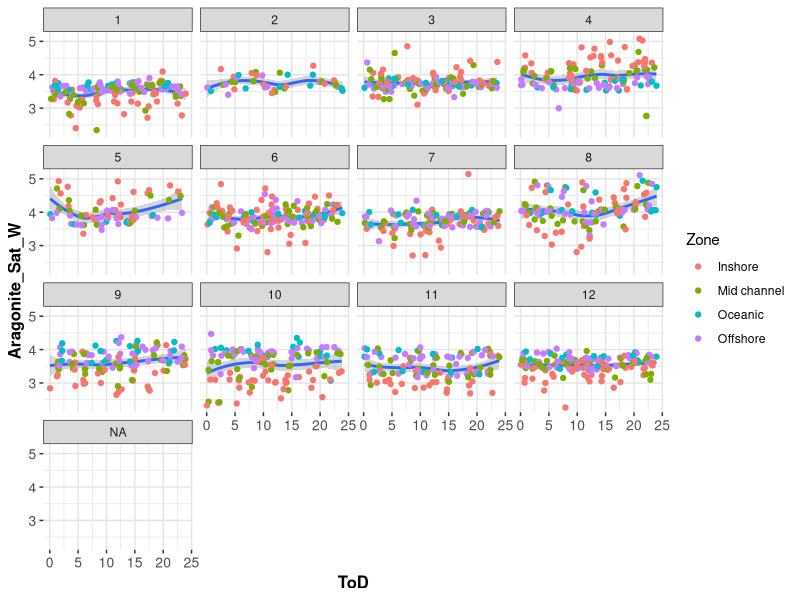
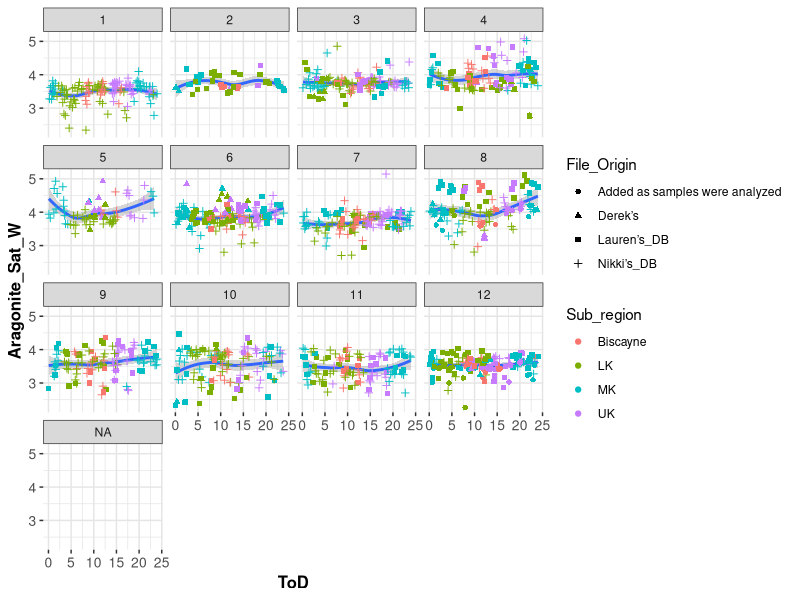
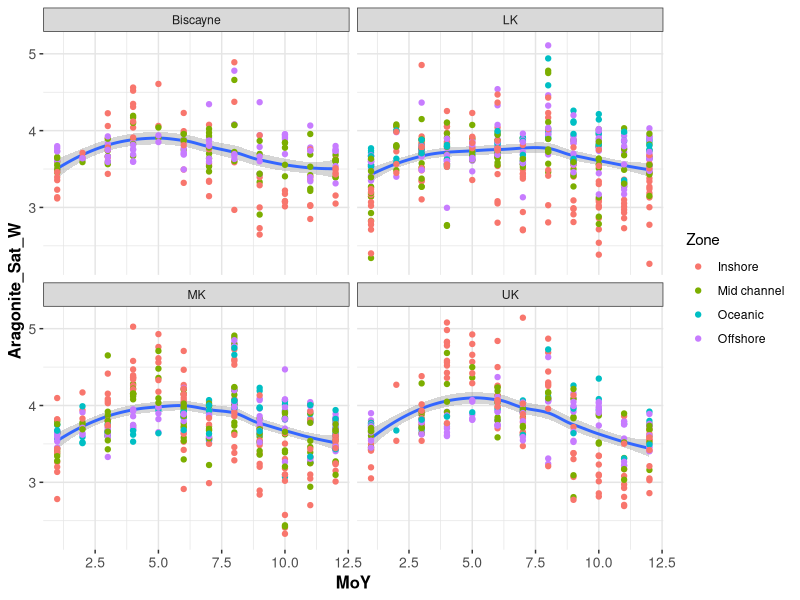
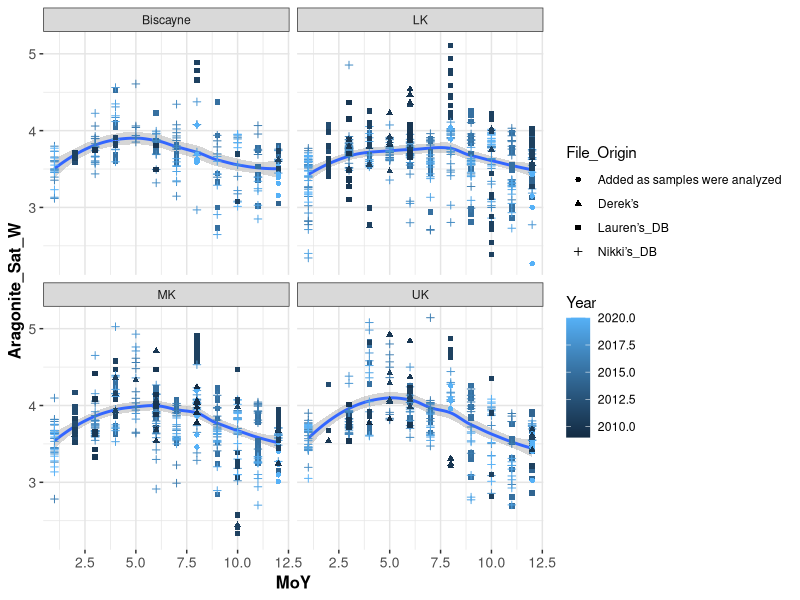
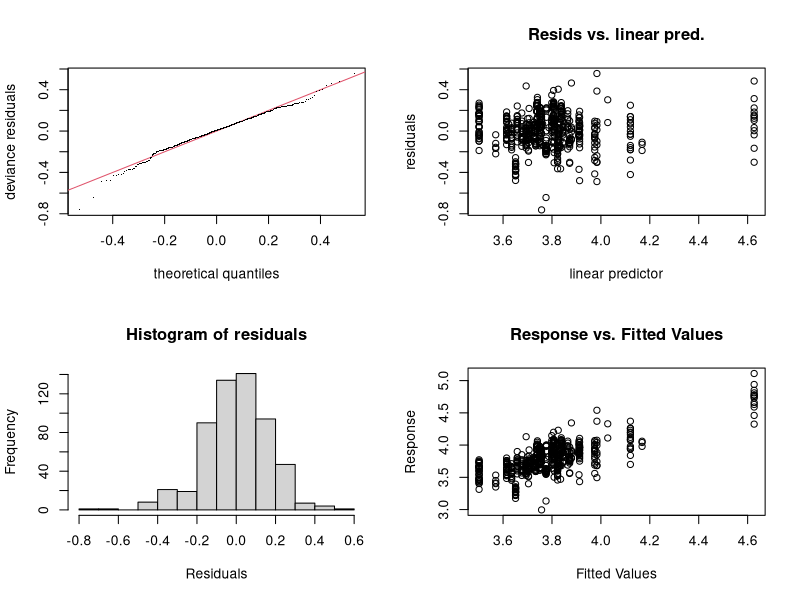
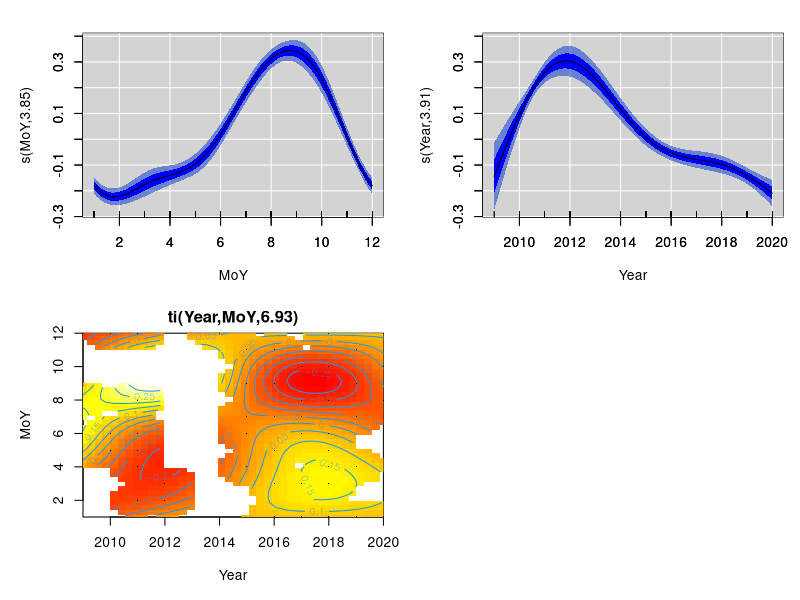
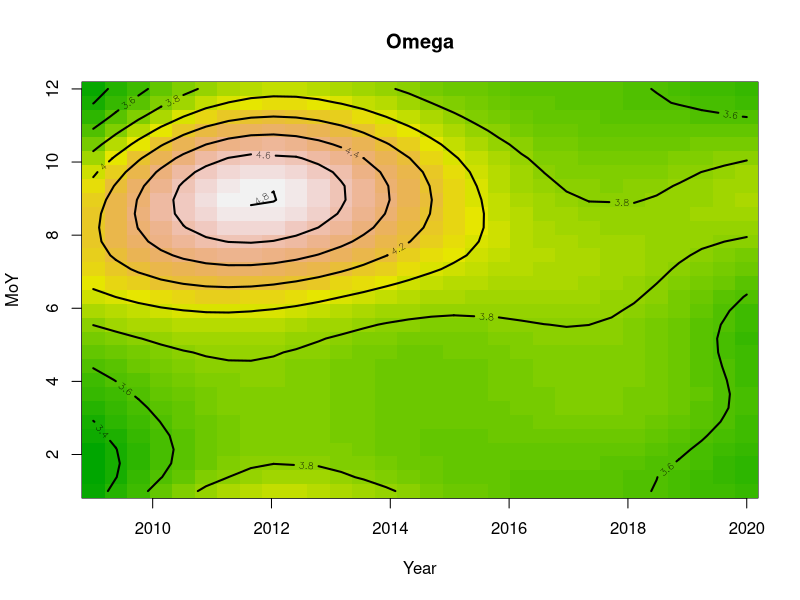
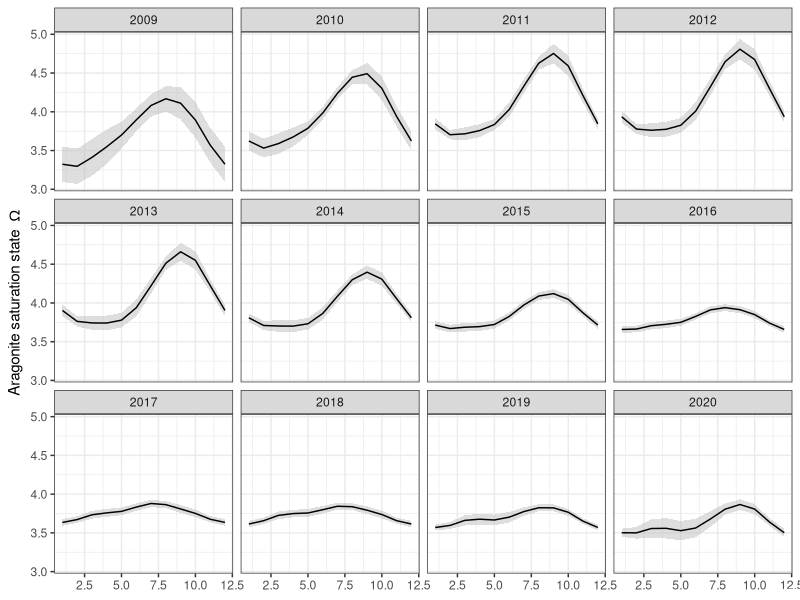

Reproduce these figures in R, in order. (Note: this script raises an error after producing the figures.)
## ---- chunk 1
  knitr::opts_chunk$set(warning = FALSE, 
                        message = FALSE,
                        #options(knitr.kable.NA = ''),
                        fig.align = "center")
## ---- chunk 2
library('mgcv')
library('ggplot2')
library('viridis')
theme_set(theme_bw())
library('gganimate')
library(plyr)
library(dplyr)
## ---- chunk 3
# 1. Get data
WS.data<-read.csv("WS.data.csv", header = T)

# Separate CalVal and Walton Smith data
summary(WS.data$Mission)
summary(WS.data$Extreme)

## ---- chunk 4
WS.data <- transform(WS.data,
                       datetime = as.POSIXct(paste(ESTDate, EST.Time),
                                             format = '%m/%d/%Y %I:%M:%S %p', tz = "EST"))
summary(WS.data$datetime)
WS.data <- transform(WS.data,
                       SiteID = factor(SiteID),
                       MoY = as.numeric(format(datetime, format = '%m')),
                       #DoY = as.numeric(format(datetime, format = '%j')),
                       ToD = as.numeric(format(datetime, format = '%H')) +
                         (as.numeric(format(datetime, format = '%M')) / 60))
## ---- chunk 5
  WS.open<-subset(WS.data, WS.data$Zone=="Offshore"|WS.data$Zone=="Oceanic")
  WS.open<-subset(WS.open, WS.open$Extreme=="Normal")
  WS.open$Date<-as.Date(WS.open$Date, "%Y-%m-%d")
 
  WS.reef<-subset(WS.data, WS.data$Zone=="Inshore"|WS.data$Zone=="Mid channel")
  WS.reef<-subset(WS.reef, WS.reef$Extreme=="Normal")
  WS.reef$Date<-as.Date(WS.reef$Date, "%Y-%m-%d")
## ---- chunk 6
ToDay<-ggplot(WS.data, aes(ToD, Aragonite_Sat_W)) +
  geom_smooth() +
  theme(panel.border = element_blank(),
        panel.background = element_blank(),
        panel.grid.minor = element_line(colour = "grey90"),
        panel.grid.major = element_line(colour = "grey90"),
        panel.grid.major.x = element_line(colour = "grey90"),
        axis.text = element_text(size = 10),
        axis.title = element_text(size = 12, face = "bold")) + facet_wrap(~MoY)
ToDay + geom_point(aes(colour=Zone))
ToDay + geom_point(aes(colour=Sub_region, shape=File_Origin))
## ---- chunk 7
MoYear<-ggplot(WS.data, aes(MoY, Aragonite_Sat_W)) +
  geom_smooth() +
  theme(panel.border = element_blank(),
        panel.background = element_blank(),
        panel.grid.minor = element_line(colour = "grey90"),
        panel.grid.major = element_line(colour = "grey90"),
        panel.grid.major.x = element_line(colour = "grey90"),
        axis.text = element_text(size = 10),
        axis.title = element_text(size = 12, face = "bold"))
MoYear + geom_point(aes(colour=Zone))+facet_wrap(~Sub_region)
MoYear + geom_point(aes(colour=Year, shape=File_Origin)) +facet_wrap(~Sub_region)
## ---- chunk 8

n_Year <- unique(WS.data[, "Year"])
length(n_Year) 

n_MoY <- unique(WS.data[, "MoY"])
length(n_MoY)

n_ToD <- unique(WS.data [, "ToD"])
length(n_ToD)

N <- nrow(WS.data) # number of observations in the train set
period<-N/(length(n_Year))/12
period<-round(period)
window <- N / period # number of days in the train set

knots <- list(DoY = c(0.5, 366.5))
M <- list(c(1, 0.5), NA)

## ---- chunk 9
# 1. Model - Open
m_1 <- bam(Aragonite_Sat_W  ~
           s(MoY, k = 6, bs = 'cc') +  # Month of the year?
           s(Year, k = 5) +
           ti(MoY, Year, bs = c('cc', 'tp'), k = c(5, 4)),
      data = WS.open, method = 'fREML', knots = knots, nthreads = 4, discrete = TRUE)
summary(m_1)

m_omega <-m_1

par(mfrow=c(2,2))
gam.check(m_omega)
par(mfrow=c(1,1))

# 2. Effects
  #plot(m_pCO2, pages = 1, scheme = 2, shade = TRUE, scale = 0)
  plot(m_omega, pages = 1, scheme = 2, shade = TRUE)
  
  #ToD and MoY
  vis.gam(m_omega, view=c("Year","MoY"), main = "Omega", plot.type = "contour",
          color = "terrain", contour.col = "black", lwd = 2)


pdata <- with(WS.open,
              expand.grid(ToD = 24,
                          MoY = seq(1, 12, by = 1),
                          Year = seq(min(Year), max(Year), by = 1)))
fit <- data.frame(predict(m_omega, newdata = pdata, se.fit = TRUE))
fit <- transform(fit, upper = fit + (2 * se.fit), lower = fit - (2 * se.fit))
pred <- cbind(pdata, fit)

ggplot(pred, aes(x = MoY, y = fit, group = factor(Year))) +
  geom_ribbon(aes(ymin = lower, ymax = upper), fill = 'grey', alpha = 0.5) +
  geom_line() + facet_wrap(~ Year) +
  labs(x = NULL, y = expression("Aragonite saturation state "~Omega))

ggplot(pred, aes(x = MoY, y = fit, group = factor(Year))) +
  geom_ribbon(aes(ymin = lower, ymax = upper,  fill = factor(Year)), alpha = 0.5) +
  geom_line()+
  labs(x = NULL, y = expression("Aragonite saturation state "~Omega))

## ---- chunk 10
# 1. Model
m_2 <- bam(Aragonite_Sat_W  ~
           s(MoY, k = 6, bs = 'cc') +  # Month of the year?
           s(Year, k = 5) +
           ti(MoY, Year, bs = c('cc', 'tp'), k = c(5, 4)),
      data = WS.reef, method = 'fREML', knots = knots, nthreads = 4, discrete = TRUE)
summary(m_2)

m_omega_reef <-m_2

par(mfrow=c(2,2))
gam.check(m_omega_reef)
par(mfrow=c(1,1))

# 2. Effects
  #plot(m_pCO2, pages = 1, scheme = 2, shade = TRUE, scale = 0)
  plot(m_omega_reef, pages = 1, scheme = 2, shade = TRUE)
  
  #ToD and MoY
  vis.gam(m_omega_reef, view=c("Year","MoY"), main = "Omega", plot.type = "contour",
          color = "terrain", contour.col = "black", lwd = 2)


pdata <- with(WS.reef,
              expand.grid(ToD = 24,
                          MoY = seq(1, 12, by = 1),
                          Year = seq(min(Year), max(Year), by = 1)))
fit <- data.frame(predict(m_omega_reef, newdata = pdata, se.fit = TRUE))
fit <- transform(fit, upper = fit + (2 * se.fit), lower = fit - (2 * se.fit))
pred <- cbind(pdata, fit)

ggplot(pred, aes(x = MoY, y = fit, group = factor(Year))) +
  geom_ribbon(aes(ymin = lower, ymax = upper), fill = 'grey', alpha = 0.5) +
  geom_line() + facet_wrap(~ Year) +
  labs(x = NULL, y = expression("Aragonite saturation state "~Omega))

ggplot(pred, aes(x = MoY, y = fit, group = factor(Year))) +
  geom_ribbon(aes(ymin = lower, ymax = upper,  fill = factor(Year)), alpha = 0.5) +
  geom_line()+
  labs(x = NULL, y = expression("Aragonite saturation state "~Omega))

## ---- chunk 11
# 1. Model

mpCO2_Off <- bam(pCO2  ~
           s(MoY, k = 6, bs = 'cc') +  # Month of the year?
           s(Year, k = 5) +
           ti(MoY, Year, bs = c('cc', 'tp'), k = c(5, 4)), 
      data = WS.open, method = 'fREML', knots = knots, nthreads = 4, discrete = TRUE)
summary(mpCO2_Off)

gam.check(mpCO2_Off)

# 2. Effects
  #plot(m_omega, pages = 1, scheme = 2, shade = TRUE, scale = 0)
  plot(mpCO2_Off, pages = 1, scheme = 2, shade = TRUE)
  
  # vis.gam(mpCO2_Off, 
  #         n.grid = 50, theta = 35, phi = 32, zlab = "",
  #       ticktype = "detailed", color = "topo", main = "t2(D, W)")
  # 
  vis.gam(mpCO2_Off, view=c("Year","MoY"), main = "pCO2", plot.type = "contour",
        color = "terrain", contour.col = "black", lwd = 2)


# 3. Predictions 

# 3.1 spatial pattern and how they vary over the years -> predict from the model for a 100x100 grid over the spatial domain, at midday on month 1 of each year:

pdata <- with(WS.open,
              expand.grid(ToD = 12,
                          MoY = seq(1, 12, by = 1),
                          Year = seq(min(Year), max(Year), by = 1)))
fit <- data.frame(predict(mpCO2_Off, newdata = pdata, se.fit = TRUE))
fit <- transform(fit, upper = fit + (2 * se.fit), lower = fit - (2 * se.fit))
pred <- cbind(pdata, fit)

ggplot(pred, aes(x = Year, y = fit, group = factor(MoY))) +
  geom_ribbon(aes(ymin = lower, ymax = upper), fill = 'grey', alpha = 0.5) +
  geom_line() + facet_wrap(~ MoY) +
  labs(x = NULL, y = expression(pCO2))

ggplot(pred, aes(x = MoY, y = fit, group = factor(Year))) +
  geom_ribbon(aes(ymin = lower, ymax = upper), fill = 'grey', alpha = 0.5) +
  geom_line() + facet_wrap(~ Year) +
  labs(x = "Month", y = expression(pCO2))

ggplot(pred, aes(x = MoY, y = fit, colour = factor(Year))) +
  geom_ribbon(aes(ymin = lower, ymax = upper), fill = 'grey', alpha = 0.5) +
  geom_line()+
  labs(x = "Month", y = expression(pCO2))

## ---- chunk 12
# 1. Model

mpCO2_Inn <- bam(pCO2  ~
           s(MoY, k = 6, bs = 'cc') +  # Month of the year?
           s(Year, k = 5) +
           ti(MoY, Year, bs = c('cc', 'tp'), k = c(5, 4)), 
      data = WS.reef, method = 'fREML', knots = knots, nthreads = 4, discrete = TRUE)
summary(mpCO2_Inn)

gam.check(mpCO2_Inn)

# 2. Effects
  #plot(m_omega, pages = 1, scheme = 2, shade = TRUE, scale = 0)
  plot(mpCO2_Inn, pages = 1, scheme = 2, shade = TRUE)
  
  # vis.gam(mpCO2_Inn, 
  #         n.grid = 50, theta = 35, phi = 32, zlab = "",
  #       ticktype = "detailed", color = "topo", main = "t2(D, W)")
  # 
  vis.gam(mpCO2_Inn, view=c("Year","MoY"), main = "pCO2", plot.type = "contour",
        color = "terrain", contour.col = "black", lwd = 2)


# 3. Predictions 

# 3.1 spatial pattern and how they vary over the years -> predict from the model for a 100x100 grid over the spatial domain, at midday on month 1 of each year:

pdata <- with(WS.reef,
              expand.grid(ToD = 20,
                          MoY = seq(1, 12, by = 1),
                          Year = seq(min(Year), max(Year), by = 1)))
fit <- data.frame(predict(mpCO2_Inn, newdata = pdata, se.fit = TRUE))
fit <- transform(fit, upper = fit + (2 * se.fit), lower = fit - (2 * se.fit))
pred <- cbind(pdata, fit)

ggplot(pred, aes(x = Year, y = fit, group = factor(MoY))) +
  geom_ribbon(aes(ymin = lower, ymax = upper), fill = 'grey', alpha = 0.5) +
  geom_line() + facet_wrap(~ MoY) +
  labs(x = NULL, y = expression(pCO2))

ggplot(pred, aes(x = MoY, y = fit, group = factor(Year))) +
  geom_ribbon(aes(ymin = lower, ymax = upper), fill = 'grey', alpha = 0.5) +
  geom_line() + facet_wrap(~ Year) +
  labs(x = "Month", y = expression(pCO2))

ggplot(pred, aes(x = MoY, y = fit, colour = factor(Year))) +
  geom_ribbon(aes(ymin = lower, ymax = upper), fill = 'grey', alpha = 0.5) +
  geom_line()+
  labs(x = "Month", y = expression(pCO2))

## ---- chunk 13
# 1. Model

mpH_Off <- bam(pH  ~
           s(MoY, k = 6, bs = 'cc') +  # Month of the year?
           s(Year, k = 5) +
           ti(MoY, Year, bs = c('cc', 'tp'), k = c(5, 4)),
           #ti(Longitude, Latitude, Year, d = c(2,1), bs = c('ds','tp'), 
            #  m = M, k = c(15, 5)),
data = WS.open, method = 'fREML', knots = knots, nthreads = 4, discrete = TRUE)
summary(mpH_Off)

gam.check(mpH_Off)

# 2. Effects
  #plot(m_omega, pages = 1, scheme = 2, shade = TRUE, scale = 0)
  plot(mpH_Off, pages = 1, scheme = 2, shade = TRUE)
  
  vis.gam(mpH_Off, view=c("Year","MoY"), n.grid = 50, theta = 35, phi = 32, zlab = "",
        ticktype = "detailed", color = "topo", main = "t2(D, W)")
  
  vis.gam(mpH_Off, view=c("Year","MoY"), main = "pH", plot.type = "contour",
        color = "terrain", contour.col = "black", lwd = 2)

# 3. Predictions 


# 3.2 Long-term trends in more detail ->  predict for particular stations and months 
# chose (midday, on month of year 1, 4, 7, and 10, at the selected station, and evaluating the long-term trend at 30 equally spaced values)

pdata <- with(WS.open,
              expand.grid(ToD = 12,
                          MoY = seq(1, 12, by =1),
                          Year = seq(min(Year), max(Year), by =1)))
                          #Longitude = -80.4,
                          #Latitude  = 25.1))
fit <- data.frame(predict(mpH_Off, newdata = pdata, se.fit = TRUE))
fit <- transform(fit, upper = fit + (2 * se.fit), lower = fit - (2 * se.fit))
pred <- cbind(pdata, fit)

ggplot(pred, aes(x = Year, y = fit, group = factor(MoY))) +
  geom_ribbon(aes(ymin = lower, ymax = upper), fill = 'grey', alpha = 0.5) +
  geom_line() + facet_wrap(~ MoY) +
  labs(x = NULL, y = expression(pH))

ggplot(pred, aes(x = MoY, y = fit, group = factor(Year))) +
  geom_ribbon(aes(ymin = lower, ymax = upper), fill = 'grey', alpha = 0.5) +
  geom_line() + facet_wrap(~ Year) +
  labs(x = "Month", y = expression(pH))

ggplot(pred, aes(x = MoY, y = fit, colour = factor(Year))) +
  geom_ribbon(aes(ymin = lower, ymax = upper), fill = 'grey', alpha = 0.5) +
  geom_line()+
  labs(x = "Month", y = expression(pH))

## ---- chunk 14
# 1. Model

mpH_Inn <- bam(pH  ~
           s(MoY, k = 6, bs = 'cc') +  # Month of the year?
           s(Year, k = 5) +
           ti(MoY, Year, bs = c('cc', 'tp'), k = c(5, 4)),
           #ti(Longitude, Latitude, Year, d = c(2,1), bs = c('ds','tp'), 
            #  m = M, k = c(15, 5)),
data = WS.reef, method = 'fREML', knots = knots, nthreads = 4, discrete = TRUE)
summary(mpH_Inn)

gam.check(mpH_Inn)

# 2. Effects
  #plot(m_omega, pages = 1, scheme = 2, shade = TRUE, scale = 0)
  plot(mpH_Inn, pages = 1, scheme = 2, shade = TRUE)
  
  vis.gam(mpH_Inn, view=c("Year","MoY"), n.grid = 50, theta = 35, phi = 32, zlab = "",
        ticktype = "detailed", color = "topo", main = "t2(D, W)")
  
  vis.gam(mpH_Inn, view=c("Year","MoY"), main = "pH", plot.type = "contour",
        color = "terrain", contour.col = "black", lwd = 2)

# 3. Predictions 


# 3.2 Long-term trends in more detail ->  predict for particular stations and months 
# chose (midday, on month of year 1, 4, 7, and 10, at the selected station, and evaluating the long-term trend at 30 equally spaced values)

pdata <- with(WS.reef,
              expand.grid(ToD = 12,
                          MoY = seq(1, 12, by =1),
                          Year = seq(min(Year), max(Year), by =1)))
                          #Longitude = -80.4,
                          #Latitude  = 25.1))
fit <- data.frame(predict(mpH_Inn, newdata = pdata, se.fit = TRUE))
fit <- transform(fit, upper = fit + (2 * se.fit), lower = fit - (2 * se.fit))
pred <- cbind(pdata, fit)

ggplot(pred, aes(x = Year, y = fit, group = factor(MoY))) +
  geom_ribbon(aes(ymin = lower, ymax = upper), fill = 'grey', alpha = 0.5) +
  geom_line() + facet_wrap(~ MoY) +
  labs(x = NULL, y = expression(pH))

ggplot(pred, aes(x = MoY, y = fit, group = factor(Year))) +
  geom_ribbon(aes(ymin = lower, ymax = upper), fill = 'grey', alpha = 0.5) +
  geom_line() + facet_wrap(~ Year) +
  labs(x = "Month", y = expression(pH))

ggplot(pred, aes(x = MoY, y = fit, colour = factor(Year))) +
  geom_ribbon(aes(ymin = lower, ymax = upper), fill = 'grey', alpha = 0.5) +
  geom_line()+
  labs(x = "Month", y = expression(pH))

## ---- chunk 15
# 1. Model

mnDIC_Off <- bam(nDIC  ~
         # s(ToD, k = 12, bs = 'cc') + # Time of the day
          s(MoY, k = 6, bs = 'cc') +  # Month of the year?
          s(Year, k = 5) +
          ti(MoY, Year, bs = c('cc', 'tp'), k = c(5, 4)),
data = WS.open, method = 'fREML', knots = knots, nthreads = 4, discrete = TRUE)
summary(mnDIC_Off)

gam.check(mnDIC_Off)

# 2. Effects
  #plot(m_omega, pages = 1, scheme = 2, shade = TRUE, scale = 0)
  plot(mnDIC_Off, pages = 1, scheme = 2, shade = TRUE)
  
  vis.gam(mnDIC_Off, view=c("Year","MoY"), n.grid = 50, theta = 35, phi = 32, zlab = "",
        ticktype = "detailed", color = "topo", main = "t2(D, W)")
  vis.gam(mnDIC_Off, view=c("Year","MoY"), main = "nDIC", plot.type = "contour",
        color = "terrain", contour.col = "black", lwd = 2)

# 3. Predictions 

pdata <- with(WS.open,
              expand.grid(ToD = 12,
                          MoY = c(1,2, 3, 4, 5, 6, 7,8, 9,10, 11, 12),
                          Year = seq(min(Year), max(Year), by = 1)))
fit <- data.frame(predict(mnDIC_Off, newdata = pdata, se.fit = TRUE))
fit <- transform(fit, upper = fit + (2 * se.fit), lower = fit - (2 * se.fit))
pred <- cbind(pdata, fit)

ggplot(pred, aes(x = Year, y = fit, group = factor(MoY))) +
  geom_ribbon(aes(ymin = lower, ymax = upper), fill = 'grey', alpha = 0.5) +
  geom_line() + facet_wrap(~ MoY) +
  labs(x = NULL, y = expression(nDIC))

ggplot(pred, aes(x = MoY, y = fit, group = factor(Year))) +
  geom_ribbon(aes(ymin = lower, ymax = upper), fill = 'grey', alpha = 0.5) +
  geom_line() + facet_wrap(~ Year) +
  labs(x = "Month", y = expression(nDIC))

ggplot(pred, aes(x = MoY, y = fit, colour = factor(Year))) +
  geom_ribbon(aes(ymin = lower, ymax = upper), fill = 'grey', alpha = 0.5) +
  geom_line()+
  labs(x = "Month", y = expression(nDIC))

## ---- chunk 16
# 1. Model

mnDIC_Inn <- bam(nDIC  ~
         # s(ToD, k = 12, bs = 'cc') + # Time of the day
          s(MoY, k = 6, bs = 'cc') +  # Month of the year?
          s(Year, k = 5) +
          ti(MoY, Year, bs = c('cc', 'tp'), k = c(5, 4)),
data = WS.reef, method = 'fREML', knots = knots, nthreads = 4, discrete = TRUE)
summary(mnDIC_Inn)

gam.check(mnDIC_Inn)

# 2. Effects
  #plot(m_omega, pages = 1, scheme = 2, shade = TRUE, scale = 0)
  plot(mnDIC_Inn, pages = 1, scheme = 2, shade = TRUE)
  
  vis.gam(mnDIC_Off, view=c("Year","MoY"), n.grid = 50, theta = 35, phi = 32, zlab = "",
        ticktype = "detailed", color = "topo", main = "t2(D, W)")
  vis.gam(mnDIC_Inn, view=c("Year","MoY"), main = "nDIC", plot.type = "contour",
        color = "terrain", contour.col = "black", lwd = 2)

# 3. Predictions 

pdata <- with(WS.reef,
              expand.grid(ToD = 12,
                          MoY = c(1,2, 3, 4, 5, 6, 7,8, 9,10, 11, 12),
                          Year = seq(min(Year), max(Year), by = 1)))
fit <- data.frame(predict(mnDIC_Inn, newdata = pdata, se.fit = TRUE))
fit <- transform(fit, upper = fit + (2 * se.fit), lower = fit - (2 * se.fit))
pred <- cbind(pdata, fit)

ggplot(pred, aes(x = Year, y = fit, group = factor(MoY))) +
  geom_ribbon(aes(ymin = lower, ymax = upper), fill = 'grey', alpha = 0.5) +
  geom_line() + facet_wrap(~ MoY) +
  labs(x = NULL, y = expression(nDIC))

ggplot(pred, aes(x = MoY, y = fit, group = factor(Year))) +
  geom_ribbon(aes(ymin = lower, ymax = upper), fill = 'grey', alpha = 0.5) +
  geom_line() + facet_wrap(~ Year) +
  labs(x = "Month", y = expression(nDIC))

ggplot(pred, aes(x = MoY, y = fit, colour = factor(Year))) +
  geom_ribbon(aes(ymin = lower, ymax = upper), fill = 'grey', alpha = 0.5) +
  geom_line()+
  labs(x = "Month", y = expression(nDIC))

## ---- chunk 17
# 1. Model

mnTA_Off <- bam(nTA  ~
           #s(ToD, k = 12, bs = 'cc') + # Time of the day
           s(MoY, k = 6, bs = 'cc') +  # Month of the year?
           s(Year, k = 5) +
           ti(MoY, Year, bs = c('cc', 'tp'), k = c(5, 4)),
        data = WS.open, method = 'fREML', knots = knots, nthreads = 4, discrete = TRUE)
summary(mnTA_Off)

gam.check(mnTA_Off)

# 2. Effects
  #plot(m_omega, pages = 1, scheme = 2, shade = TRUE, scale = 0)
  plot(mnTA_Off, pages = 1, scheme = 2, shade = TRUE)
  
  vis.gam(mnTA_Off, n.grid = 50, theta = 35, phi = 32, zlab = "",
        ticktype = "detailed", color = "topo", main = "t2(D, W)")
  vis.gam(mnTA_Off, view=c("Year","MoY"), main = "nTA", plot.type = "contour",
        color = "terrain", contour.col = "black", lwd = 2)


# 3. Predictions 
pdata <- with(WS.open,
              expand.grid(ToD = 12,
                          MoY = seq(1, 12, by = 1),
                          Year = seq(min(Year), max(Year), by = 1)))
fit <- data.frame(predict(mnTA_Off, newdata = pdata, se.fit = TRUE))
fit <- transform(fit, upper = fit + (2 * se.fit), lower = fit - (2 * se.fit))
pred <- cbind(pdata, fit)

ggplot(pred, aes(x = Year, y = fit, group = factor(MoY))) +
  geom_ribbon(aes(ymin = lower, ymax = upper), fill = 'grey', alpha = 0.5) +
  geom_line() + facet_wrap(~ MoY) +
  labs(x = NULL, y = expression(nTA))

ggplot(pred, aes(x = MoY, y = fit, group = factor(Year))) +
  geom_ribbon(aes(ymin = lower, ymax = upper), fill = 'grey', alpha = 0.5) +
  geom_line() + facet_wrap(~ Year) +
  labs(x = "Month", y = expression(nTA))

ggplot(pred, aes(x = MoY, y = fit, colour = factor(Year))) +
  geom_ribbon(aes(ymin = lower, ymax = upper), fill = 'grey', alpha = 0.5) +
  geom_line()+
  labs(x = "Month", y = expression(nTA))

## ---- chunk 18
# 1. Model

mnTA_Inn <- bam(nTA  ~
           #s(ToD, k = 12, bs = 'cc') + # Time of the day
           s(MoY, k = 6, bs = 'cc') +  # Month of the year?
           s(Year, k = 5) +
           ti(MoY, Year, bs = c('cc', 'tp'), k = c(5, 4)),
        data = WS.reef, method = 'fREML', knots = knots, nthreads = 4, discrete = TRUE)
summary(mnTA_Inn)

gam.check(mnTA_Inn)

# 2. Effects
  #plot(m_omega, pages = 1, scheme = 2, shade = TRUE, scale = 0)
  plot(mnTA_Inn, pages = 1, scheme = 2, shade = TRUE)
  
  vis.gam(mnTA_Inn, n.grid = 50, theta = 35, phi = 32, zlab = "",
        ticktype = "detailed", color = "topo", main = "t2(D, W)")
  vis.gam(mnTA_Inn, view=c("Year","MoY"), main = "nTA", plot.type = "contour",
        color = "terrain", contour.col = "black", lwd = 2)


# 3. Predictions 
pdata <- with(WS.reef,
              expand.grid(ToD = 12,
                          MoY = seq(1, 12, by = 1),
                          Year = seq(min(Year), max(Year), by = 1)))
fit <- data.frame(predict(mnTA_Inn, newdata = pdata, se.fit = TRUE))
fit <- transform(fit, upper = fit + (2 * se.fit), lower = fit - (2 * se.fit))
pred <- cbind(pdata, fit)

ggplot(pred, aes(x = Year, y = fit, group = factor(MoY))) +
  geom_ribbon(aes(ymin = lower, ymax = upper), fill = 'grey', alpha = 0.5) +
  geom_line() + facet_wrap(~ MoY) +
  labs(x = NULL, y = expression(nTA))

ggplot(pred, aes(x = MoY, y = fit, group = factor(Year))) +
  geom_ribbon(aes(ymin = lower, ymax = upper), fill = 'grey', alpha = 0.5) +
  geom_line() + facet_wrap(~ Year) +
  labs(x = "Month", y = expression(nTA))

ggplot(pred, aes(x = MoY, y = fit, colour = factor(Year))) +
  geom_ribbon(aes(ymin = lower, ymax = upper), fill = 'grey', alpha = 0.5) +
  geom_line()+
  labs(x = "Month", y = expression(nTA))

## ---- chunk 19
# 1. Model

head(WS.reef)
m_2 <- bam(dOmega_MY  ~
           s(MoY, k = 6, bs = 'cc') +  # Month of the year?
           s(Year, k = 5) +
           ti(MoY, Year, bs = c('cc', 'tp'), k = c(5, 4)),
      data = WS.reef, method = 'fREML', knots = knots, nthreads = 4, discrete = TRUE)
summary(m_2)

m_omega_reef <-m_2

par(mfrow=c(2,2))
gam.check(m_omega_reef)
par(mfrow=c(1,1))

# 2. Effects
  #plot(m_pCO2, pages = 1, scheme = 2, shade = TRUE, scale = 0)
  plot(m_omega_reef, pages = 1, scheme = 2, shade = TRUE)
  
  #ToD and MoY
  vis.gam(m_omega_reef, view=c("Year","MoY"), main = "Omega", plot.type = "contour",
          color = "terrain", contour.col = "black", lwd = 2)


pdata <- with(WS.reef,
              expand.grid(ToD = 24,
                          MoY = seq(1, 12, by = 1),
                          Year = seq(min(Year), max(Year), by = 1)))
fit <- data.frame(predict(m_omega_reef, newdata = pdata, se.fit = TRUE))
fit <- transform(fit, upper = fit + (2 * se.fit), lower = fit - (2 * se.fit))
pred <- cbind(pdata, fit)

ggplot(pred, aes(x = MoY, y = fit, group = factor(Year))) +
  geom_ribbon(aes(ymin = lower, ymax = upper), fill = 'grey', alpha = 0.5) +
  geom_line() + facet_wrap(~ Year) +
  labs(x = NULL, y = expression("Aragonite saturation state "~Omega))

ggplot(pred, aes(x = MoY, y = fit, group = factor(Year))) +
  geom_ribbon(aes(ymin = lower, ymax = upper,  fill = factor(Year)), alpha = 0.5) +
  geom_line()+
  labs(x = NULL, y = expression("Aragonite saturation state "~Omega))

## ---- chunk 20
# 1. Model

head(WS.reef)
dTA_2 <- bam(dnTA_MY  ~
           s(MoY, k = 6, bs = 'cc') +  # Month of the year?
           s(Year, k = 5) +
           ti(MoY, Year, bs = c('cc', 'tp'), k = c(5, 4)),
      data = WS.reef, method = 'fREML', knots = knots, nthreads = 4, discrete = TRUE)
summary(dTA_2)

par(mfrow=c(2,2))
gam.check(dTA_2)
par(mfrow=c(1,1))

# 2. Effects
  #plot(m_pCO2, pages = 1, scheme = 2, shade = TRUE, scale = 0)
  plot(dTA_2, pages = 1, scheme = 2, shade = TRUE)
  
  #ToD and MoY
  vis.gam(dTA_2, view=c("Year","MoY"), main = "d nTA", plot.type = "contour",
          color = "terrain", contour.col = "black", lwd = 2)


pdata <- with(WS.reef,
              expand.grid(ToD = 24,
                          MoY = seq(1, 12, by = 1),
                          Year = seq(min(Year), max(Year), by = 1)))
fit <- data.frame(predict(dTA_2, newdata = pdata, se.fit = TRUE))
fit <- transform(fit, upper = fit + (2 * se.fit), lower = fit - (2 * se.fit))
pred <- cbind(pdata, fit)

ggplot(pred, aes(x = MoY, y = fit, group = factor(Year))) +
  geom_ribbon(aes(ymin = lower, ymax = upper), fill = 'grey', alpha = 0.5) +
  geom_line() + facet_wrap(~ Year) +
  labs(x = NULL, y = expression(Delta~"nTA"))

ggplot(pred, aes(x = MoY, y = fit, group = factor(Year))) +
  geom_ribbon(aes(ymin = lower, ymax = upper,  fill = factor(Year)), alpha = 0.5) +
  geom_line()+
  labs(x = NULL, y = expression(Delta~"nTA"))

## ---- chunk 21
# 1. Model

head(WS.reef)
dDIC_2 <- bam(dnDIC_MY  ~
           s(MoY, k = 6, bs = 'cc') +  # Month of the year?
           s(Year, k = 5) +
           ti(MoY, Year, bs = c('cc', 'tp'), k = c(5, 4)),
      data = WS.reef, method = 'fREML', knots = knots, nthreads = 4, discrete = TRUE)
summary(dDIC_2)

par(mfrow=c(2,2))
gam.check(dDIC_2)
par(mfrow=c(1,1))

# 2. Effects
  #plot(m_pCO2, pages = 1, scheme = 2, shade = TRUE, scale = 0)
  plot(dDIC_2, pages = 1, scheme = 2, shade = TRUE)
  
  #ToD and MoY
  vis.gam(dDIC_2, view=c("Year","MoY"), main = "d nDIC", plot.type = "contour",
          color = "terrain", contour.col = "black", lwd = 2)


pdata <- with(WS.reef,
              expand.grid(ToD = 24,
                          MoY = seq(1, 12, by = 1),
                          Year = seq(min(Year), max(Year), by = 1)))
fit <- data.frame(predict(dDIC_2, newdata = pdata, se.fit = TRUE))
fit <- transform(fit, upper = fit + (2 * se.fit), lower = fit - (2 * se.fit))
pred <- cbind(pdata, fit)

ggplot(pred, aes(x = MoY, y = fit, group = factor(Year))) +
  geom_ribbon(aes(ymin = lower, ymax = upper), fill = 'grey', alpha = 0.5) +
  geom_line() + facet_wrap(~ Year) +
  labs(x = NULL, y = expression(Delta~"nTA"))

ggplot(pred, aes(x = MoY, y = fit, group = factor(Year))) +
  geom_ribbon(aes(ymin = lower, ymax = upper,  fill = factor(Year)), alpha = 0.5) +
  geom_line()+
  labs(x = NULL, y = expression(Delta~"nDIC"))
